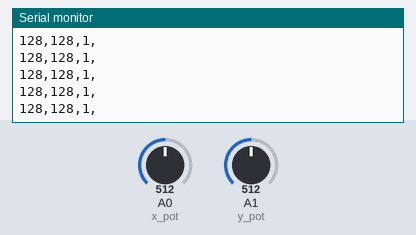
Bench run of a sketch on a simulated Arduino Uno, built with avr-gcc and run on an emulated ATmega328P. On the bench: the last lines printed to the serial monitor. The inputs (shaded band) are chosen by the test bench; at power-on: A0 (x_pot) = 512, A1 (y_pot) = 512.

Above: at 1.2 s.
1.3 s: A0 (x_pot) set to 412
At 1.8 s:
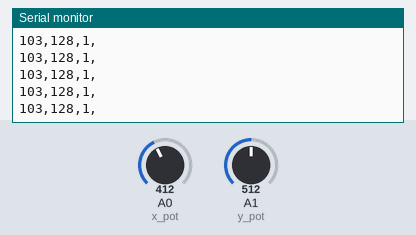
4.3 s: A0 (x_pot) set to 391
At 5.0 s:
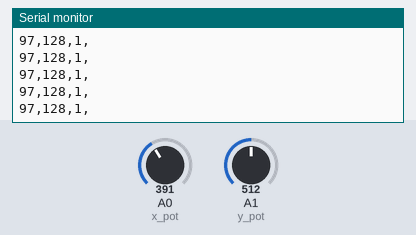
Timing chart, 0 to 7.3 s (numbered marks = the images above; inputs shaded):
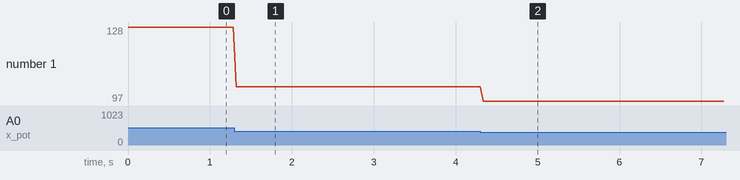

Measured:
- after the input at 1.3 s, the serial monitor: prints a new line at once (image 1)
- after the input at 4.3 s, the serial monitor: prints a new line at once (image 2)
- plotted number 1: 128 → 103 after the input at 1.3 s, 103 → 97 after the input at 4.3 s

The sketch:

EtchnSketchController.ino
```cpp
/*
Etch and Sketch with potentiometers
Background options for screen display to change up experience
 */

const int x_pot = A0;
const int y_pot = A1;

boolean lastButton = LOW;
boolean currentButton = LOW;

int x_val;
int y_val;
int previous_x, previous_y;

boolean buttonPin = 12;
int buttonState;
int previousState;
int buttonCounter = 1;
int numPics = 3; //max number of pic

//Tilt Switch
int tilt_s1 = 2;
int tilt_s2 = 3;

void setup(){

  Serial.begin(9600);

  pinMode(buttonPin, INPUT_PULLUP);

}

void loop(){

  ////READ IN X POT
  x_val = 0;//initalize value variable
  //for(int i = 0; i < 3; i++)
  //{
    x_val += analogRead(x_pot);
  //}
  //x_val = x_val / 3;
  Serial.print(x_val / 4); // the sensor val
  Serial.print(',');

  //READ IN Y POT
  y_val = 0;//reinitalize val variable
  for(int i = 0; i < 3; i++)
  {
    y_val += analogRead(y_pot);
  }
  y_val = y_val / 3;
  Serial.print(y_val / 4);
  Serial.print(',');

//READ IN BUTTON 1

  currentButton = debounce(lastButton == LOW);

  if (lastButton == LOW && currentButton == HIGH)
   {
     lastButton = currentButton;
   }


//read button pin (0 if pressed, 1 if not pressed)(remember we are using pullup resistor)

  Serial.print(currentButton);
//  if(buttonState == 0 && previousState == 1)//if we are now 'ON' and were just 'OFF'
//  {
//    buttonCounter++; //increment button counter
//    if(buttonCounter > numPics)// check to see if we have not incremented past the max number of pics
//    {
//     buttonCounter = 1; //reset to button counter if we have maxed out number of pics
//    }
//    Serial.print(buttonCounter); //print the button counter to the serial string
//    previousState = 0; //make previous buttonstate = to current button state
//  }
//  else Serial.print(0);//if we haven't pressed the button, send a 0 to the serial string

  Serial.print(',');//add a comma

  if(buttonState == 1 && previousState == 0)//reset button state when we release the button
  {
    previousState = 1;
  }

  Serial.print('\n');//denote the end of the serial string

  delay(30);
}

boolean debounce(boolean last)
{
  boolean current = digitalRead(buttonPin);
  if (last != current)
  {
    delay(5);
    current = digitalRead(buttonPin);
  }
  return current;
}
```
